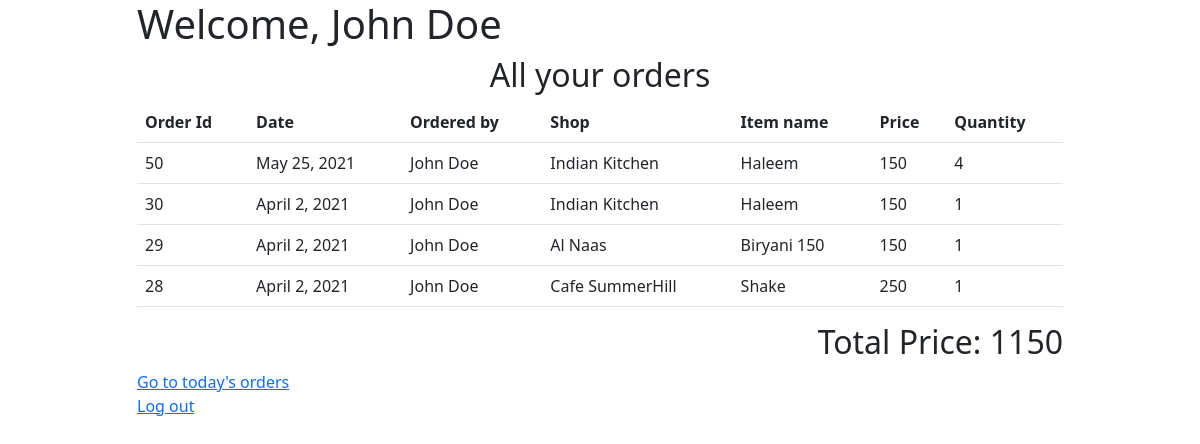
The app's page /khana/all_my_orders (signed in) with its own data.
### khana/models.py (models this page shows, shortened)
class Order(models.Model):
    quantity = models.IntegerField()
    date_id = models.ForeignKey(Date, on_delete=models.CASCADE, related_name="dates")
    user_id = models.ForeignKey(User, on_delete=models.CASCADE, related_name="users")
    item_id = models.ForeignKey(FoodItem, on_delete=models.DO_NOTHING, related_name="foods")

class Date(models.Model):
    date = models.DateField()

class FoodItem(models.Model):
    name = models.CharField(max_length=64)
    price = models.IntegerField()
    shop = models.ForeignKey(Shop, on_delete=models.CASCADE, related_name="shops")

class Shop(models.Model):
    name = models.CharField(max_length=64)
    def __str__(self):
        return f'{self.name}'

### khana/views.py (the view)
# urls.py: path('all_my_orders', views.all_my_orders, name='all_my_orders'),
def all_my_orders(request):
    if not request.user.is_authenticated:
        return HttpResponseRedirect(reverse('login'))
    my_orders = Order.objects.filter(user_id=request.user.id)
    sum_price = sum(o.item_id.price * o.quantity for o in my_orders)
    return render(request, 'khana/all.html', {
        'orders': my_orders.order_by('-pk'),
        'sum': sum_price,
    })

### khana/templates/khana/all.html
{% extends "khana/layout.html" %}
{% load khana_square %}
{% block body %}
    <h1>Welcome, {{ request.user.first_name }} {{ request.user.last_name }}</h1>
    {% if orders %}
        <h2 class="text-center">All your orders</h2>
            <table class="table">
                <tr>
                    <th>Order Id</th>
                    <th>Date</th>
                    <th>Ordered by</th>
                    <th>Shop</th>
                    <th>Item name</th>
                    <th>Price</th>
                    <th>Quantity</th>
                </tr>
                {% for order in orders %}
                <tr>
                    <td>{{ order.id }}</td>
                    <td>{{ order.date_id.date }}</td>
                    <td>{{ order.user_id.first_name }} {{ order.user_id.last_name }}</td>
                    <td>{{ order.item_id.shop }}</td>
                    <td>{{ order.item_id.name }}</td>
                    <td>{{ order.item_id.price }}</td>
                    <td>{{ order.quantity }}</td>
                </tr>
                {% endfor %}
            </table>
    <h2 style="text-align: right">Total Price: {{ sum }}</h2>
    {% else %}
    <h1>NO ORDERS YET!</h1>
    {% endif %}
        <a href="{% url 'todays_orders' %}">Go to today's orders</a>
    <br>
    <a href="{% url 'logout' %}">Log out</a>
{% endblock %}

### records on screen
Order: id "50", date_id "May 25, 2021", user_id.first_name "John", user_id.last_name "Doe", item_id.shop "Indian Kitchen", item_id.name "Haleem", item_id.price "150", quantity "4"
Order: id "30", date_id "April 2, 2021", user_id.first_name "John", user_id.last_name "Doe", item_id.shop "Indian Kitchen", item_id.name "Haleem", item_id.price "150", quantity "1"
Order: id "29", date_id "April 2, 2021", user_id.first_name "John", user_id.last_name "Doe", item_id.shop "Al Naas", item_id.name "Biryani 150", item_id.price "150", quantity "1"
Order: id "28", date_id "April 2, 2021", user_id.first_name "John", user_id.last_name "Doe", item_id.shop "Cafe SummerHill", item_id.name "Shake", item_id.price "250", quantity "1"

### other values on screen
{{ sum }} "1150"
